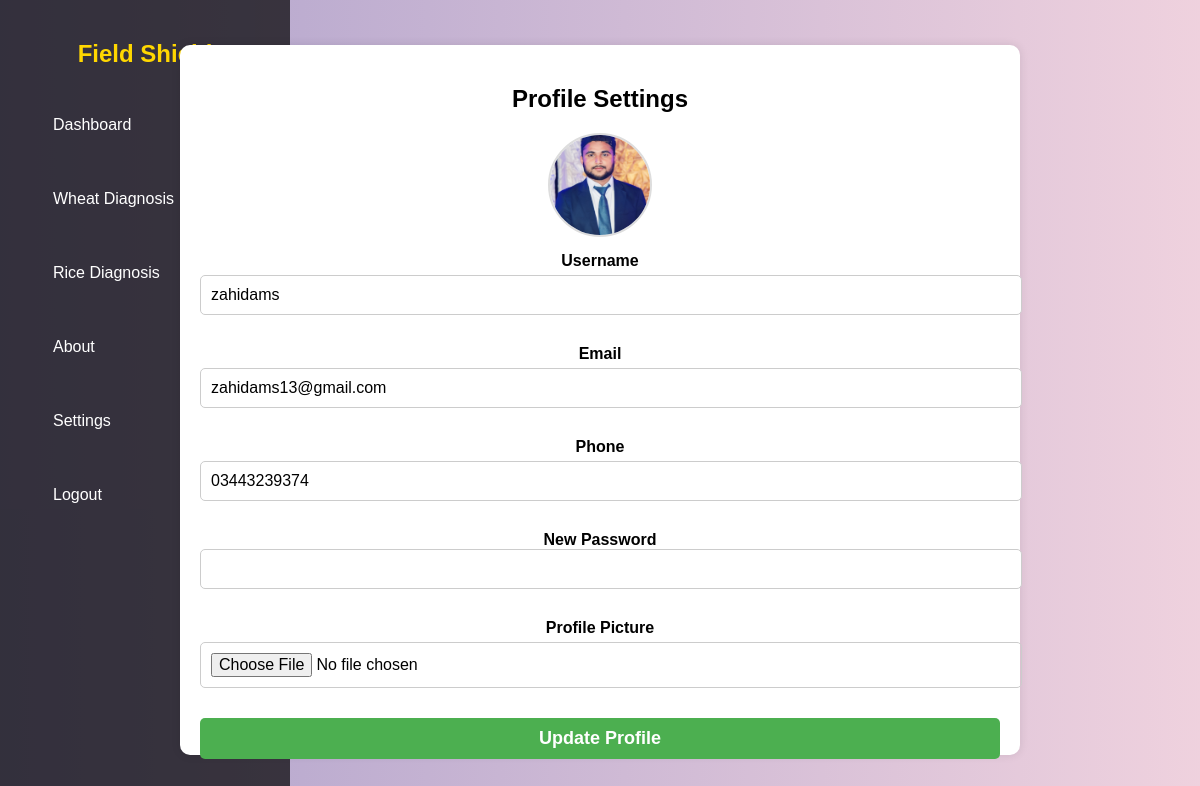
The page /settings (signed in) on the database its author committed.
### models.py (models this page shows, shortened)
class User(db.Model, UserMixin):
    __tablename__ = 'users'
    id = db.Column(db.Integer, primary_key=True)
    username = db.Column(db.String(50), unique=True, nullable=False)
    email = db.Column(db.String(120), unique=True, nullable=False)
    phone = db.Column(db.String(20), unique=True, nullable=False)
    password = db.Column(db.String(200), nullable=False)
    is_verified = db.Column(db.Boolean, default=False)
    is_admin = db.Column(db.Boolean, default=False)
    created_at = db.Column(db.DateTime, default=datetime.utcnow)
    profile_pic = db.Column(db.String(200), default='logo.jpg')
    comments = db.relationship('Comment', back_populates='user', lazy=True)
    activities = db.relationship('Activity', back_populates='user', lazy=True)

### app.py (the view, shortened to what this page needs)
@app.route('/settings', methods=['GET', 'POST'])
@login_required
def settings():
    form = SettingsForm(obj=current_user)
    form.csrf_token.data = request.form.get('csrf_token', '')
    return render_template('settings.html', form=form)

### forms.py
class SettingsForm(FlaskForm):
    username = StringField('Username', validators=[DataRequired()])
    email = StringField('Email', validators=[DataRequired(), Email()])
    phone = StringField('Phone', validators=[DataRequired(), Length(min=11, max=12)])
    password = PasswordField('New Password', validators=[
        Optional(),  # Make password optional
        Length(min=6)
    ])
    confirm_password = PasswordField('Confirm Password', validators=[
        Optional(),  # Make confirm_password optional
        EqualTo('password', message='Passwords must match')
    ])
    profile_picture = FileField('Profile Picture', validators=[
        FileAllowed(['jpg', 'png', 'jpeg'])
    ])
    submit = SubmitField('Update Profile')

### app.py (called while the page is built)
@login_manager.user_loader
def load_user(user_id):
    return User.query.get(int(user_id))

@app.context_processor
def utility_processor():
    return dict(get_treatment=get_treatment)

### templates/settings.html (shortened to what this page needs)
<!DOCTYPE html>
<html lang="en">
<head>
    <link rel="stylesheet" href="{{ url_for('static', filename='styles.css') }}">
</head>
<body>
<div class="sidebar">
    <h2>Field Shield</h2>
    <ul>
        <li><a href="{{ url_for('dashboard') }}">Dashboard</a></li>
        <li><a href="{{ url_for('wheat_diagnosis') }}">Wheat Diagnosis</a></li>
        <li><a href="{{ url_for('rice_diagnosis') }}">Rice Diagnosis</a></li>
        <li><a href="{{ url_for('about') }}">About</a></li>
        <li><a href="{{ url_for('settings') }}">Settings</a></li>
        <li><a href="{{ url_for('logout') }}">Logout</a></li>
    </ul>
</div>
<div class="container">
    <h2 style="text-align: center;">Profile Settings</h2>
    <form id="settings-form" method="POST" action="{{ url_for('settings') }}" enctype="multipart/form-data">
            <div class="profile-pic">
                <img id="profileImage"
                     src="{{ url_for('static', filename='uploads/' + (current_user.profile_pic or 'logo.jpg')) }}"
                     alt="Profile Picture">
            </div>
            <div class="form-group">
                {{ form.username.label }}
                {{ form.username(class="form-control") }}
            </div>
            <div class="form-group">
                {{ form.email.label }}
                {{ form.email(class="form-control") }}
            </div>
            <div class="form-group">
                {{ form.phone.label }}
                {{ form.phone(class="form-control") }}
            </div>
            <div class="form-group">
                {{ form.password.label }}
                {{ form.password(class="form-control") }}
            </div>
            <div class="form-group">
                {{ form.profile_picture.label }}
                {{ form.profile_picture(class="form-control") }}
            </div>
            <button type="submit" class="btn btn-primary">Update Profile</button>
        </form>
    </div>
</body>
</html>

### static/styles.css (style rules this page uses)
body { font-family: 'Arial', sans-serif; background: linear-gradient(to right, rgba(101, 78, 163, 0.5), rgba(234, 175, 200, 0.5)), url("/static/images/bg.jpg") no-repeat center center fixed; background-size: cover; height: 100vh; margin: 0; color: white; display: flex; }
.sidebar { width: 250px; height: 100vh; background: rgba(0, 0, 0, 0.7); padding: 20px; position: fixed; left: 0; top: 0; }
.sidebar h2 { text-align: center; color: #FFD700; }
.sidebar ul { list-style: none; padding: 0; }
.sidebar ul li { padding: 10px; }
.sidebar ul li a { color: white; text-decoration: none; display: block; padding: 8px; border-radius: 5px; }
.btn { display: inline-block; background: #FFD700; color: black; padding: 12px 20px; text-decoration: none; border-radius: 5px; font-weight: bold; transition: 0.3s; }
.container { width: 100%; max-width: 400px; background: rgba(255, 255, 255, 0.9); padding: 30px; border-radius: 12px; box-shadow: 0px 5px 15px rgba(0, 0, 0, 0.2); text-align: center; color: black; position: relative; z-index: 1; }
.container input { width: 100%; padding: 10px; margin-bottom: 15px; border: 1px solid #ccc; border-radius: 5px; font-size: 16px; }
.container button { width: 100%; padding: 10px; background-color: #4CAF50; color: white; border: none; border-radius: 5px; font-size: 18px; cursor: pointer; }
.sidebar a { display: block; padding: 12px 25px; color: white; text-decoration: none; border-radius: 8px; margin: 10px 15px; font-size: 16px; transition: background-color 0.3s, color 0.3s; }

### templates/settings.html (style rules this page uses)
body { font-family: Arial, sans-serif; background-color: #f4f4f4; }
.container { max-width: 800px; margin: 45px auto; margin-right: 180px; background: white; padding: 20px; border-radius: 10px; box-shadow: 0px 0px 10px rgba(0, 0, 0, 0.1); }
.form-group { margin-bottom: 15px; }
label { font-weight: bold; }
input[type="text"], input[type="email"], input[type="file"] { width: 100%; padding: 10px; margin-top: 5px; border: 1px solid #ccc; border-radius: 5px; }
button { background-color: #28a745; color: white; border: none; padding: 10px; width: 100%; border-radius: 5px; cursor: pointer; font-size: 16px; }
.profile-pic { display: flex; justify-content: center; margin-bottom: 15px; }
.profile-pic img { width: 100px; height: 100px; border-radius: 50%; object-fit: cover; border: 2px solid #ddd; }

### rows shown on the page
User: profile_pic (picture), username "zahidams", email "zahidams13@gmail.com", phone "03443239374"
